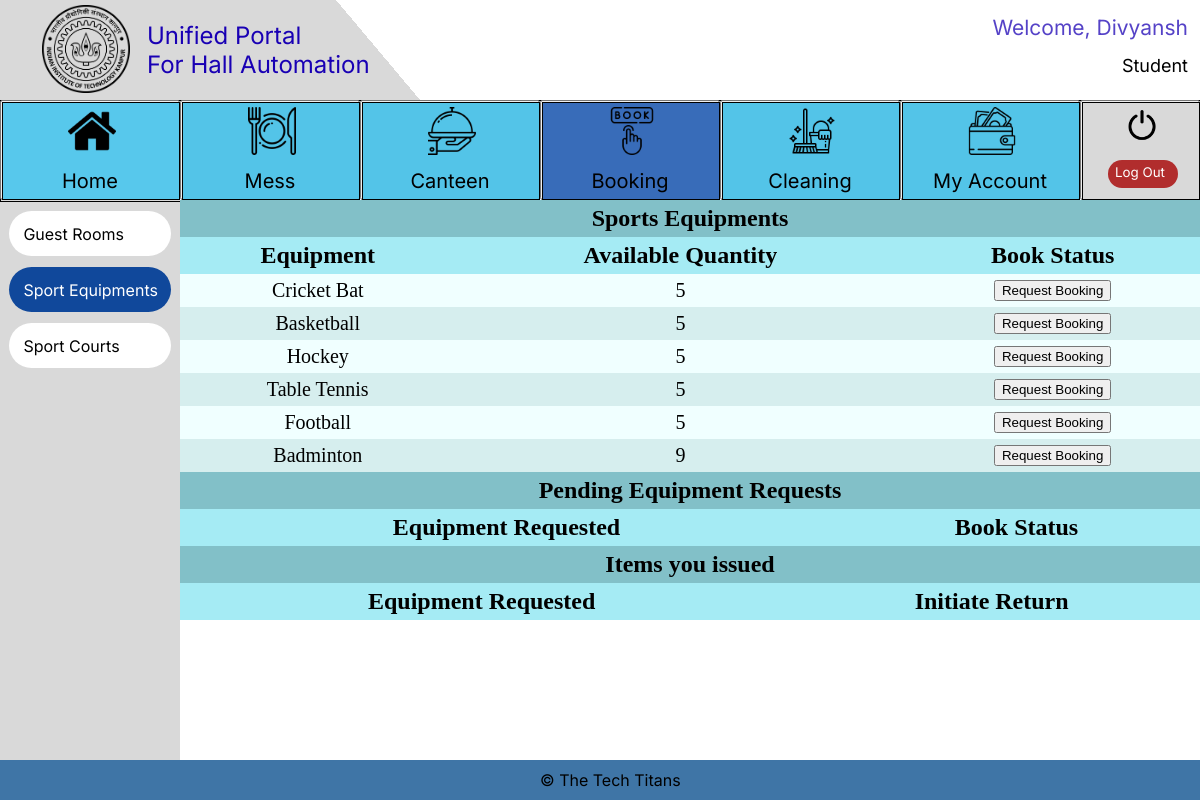
The app's page /Booking/sports_equipments (signed in), older data.
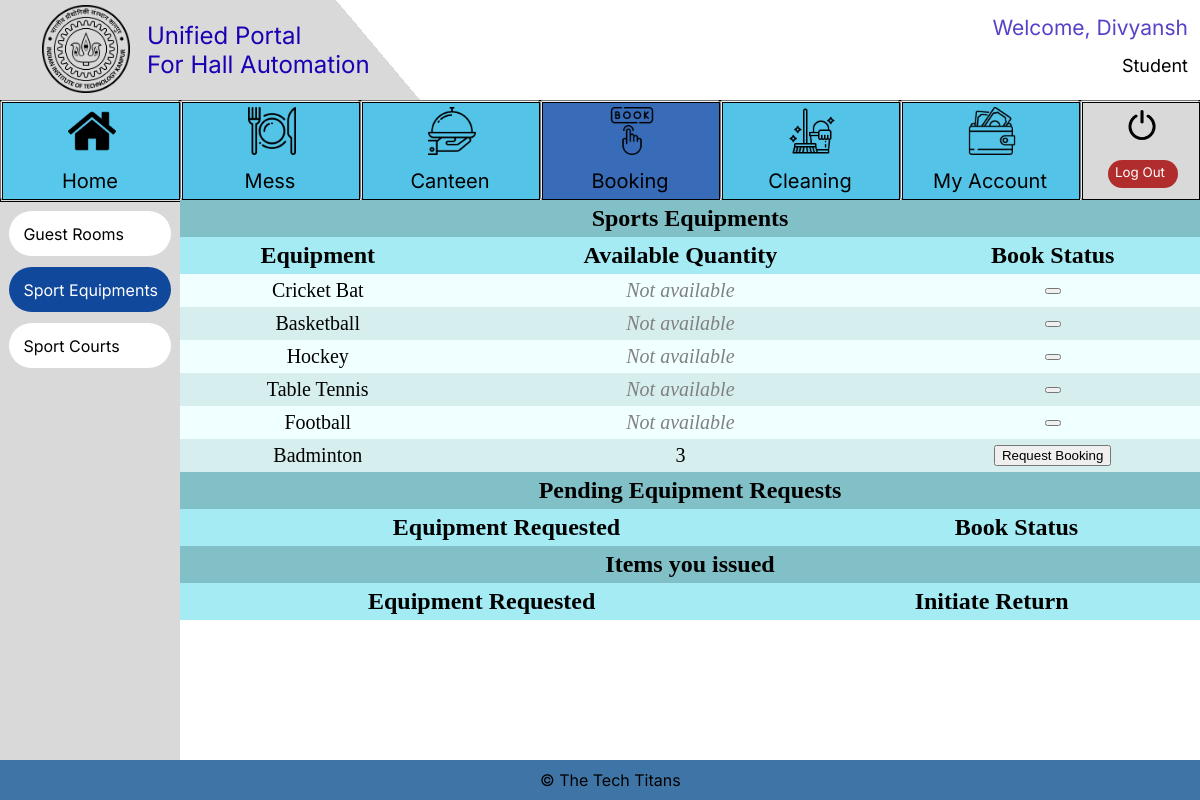
The same page, newer data.
### Booking/models.py (models this page shows, shortened)
class sports_equipments_registered(models.Model):
    CRICKET_BAT = 'CB'
    TABLE_TENNIS = 'TT'
    BADMINTON = 'BM'
    HOCKEY = 'HK'
    BASKETBALL = 'BB'
    FOOTBALL = 'FB'
    EQUIPMENT_CHOICES = [
        (CRICKET_BAT, 'Cricket Bat'),
        (TABLE_TENNIS, 'Table Tennis'),
        (BADMINTON, 'Badminton'),
        (BASKETBALL,  'Basketball'),
        (HOCKEY, 'Hockey'),
        (FOOTBALL, 'Football')
    ]
    equipments = models.CharField(
        max_length=2,
        choices=EQUIPMENT_CHOICES,
        default=CRICKET_BAT
    )
    quantity = models.IntegerField()

### Booking/views.py (the view, shortened to what this page needs)
# urls.py: path('sports_equipments', views.sports_equipments, name='sports_equipments'),
def sports_equipments(request):  # student\
    if request.user.designation == "Student":
        items = sports_equipments_registered.objects.all()
        context = {
            "cricket_item": sports_equipments_registered.objects.get(equipments="CB"),
            "table_tennis_item": sports_equipments_registered.objects.get(
                equipments="TT"
            ),
            "badminton_item": sports_equipments_registered.objects.get(equipments="BM"),
            "hockey_item": sports_equipments_registered.objects.get(equipments="HK"),
            "basketball_item": sports_equipments_registered.objects.get(
                equipments="BB"
            ),
            "football_item": sports_equipments_registered.objects.get(equipments="FB"),
            "request_querry": sports_equipments_request.objects.filter(
                username=request.user.username, secy_validation="NO"
            ),
            "validated_request_querry": sports_equipments_request.objects.filter(
                username=request.user.username, secy_validation="YES"
            ),
            "messages": messages.get_messages(request),
        }
        return render(request, "sports_equipments.html", context)
    else:
        return render(request, "Error.html")

### Booking/templates/sports_equipments.html (shortened to what the changed rows need)
{%include "student_base.html"%} {%load static%}
<html lang="en">
  <head>
    <link rel="stylesheet" href="{%static 'styles.css'%}" />
  </head>
  <body>
    <div class="main_div">
    <table cellspacing="0" cellpadding="5em">
      <tr><th colspan = "4" style="font-size: 24px;text-align: center;background-color: rgba(
        62.92744293808937,
        153.59830677509308,
        165.96249371767044,
        0.6200000047683716
      );">Sports Equipments</th></tr>
      <tr>
        <th style="text-align: center;">Equipment</th>
        <th style="text-align: center;">Available Quantity</th>
        <th style="text-align: center;">Book Status</th>
      </tr>
      <tr>
          {% if cricket_item.quantity > 0 %}
          <form method='post' action='sports_equipments'>
          <td>{{cricket_item.quantity}}</td>
          <td><input type='submit' name='submit'  value="Request Booking" required></input></td>
        </form>
          {% else %}
          <td><font color='grey'><i>Not available</i></font></td>
          <td><button type='submit' name='submit'  value="Item is booked" ></button></td>
          {% endif %}
      </tr>
      <tr>
          {% if basketball_item.quantity > 0 %}
          <form method='post' action='sports_equipments'>
          <td>{{basketball_item.quantity}}</td>
          <td><input type='submit' name='submit'  value="Request Booking" required></input></td>
        </form>
          {% else %}
          <td><font color='grey'><i>Not available</i></font></td>
          <td><button type='submit' name='submit'  value="Item is booked" ></button></td>
          {% endif %}
      </tr>
      <tr>
          {% if hockey_item.quantity > 0 %}
          <form method='post' action='sports_equipments'>
          <td>{{hockey_item.quantity}}</td>
          <td><input type='submit' name='submit'  value="Request Booking" required></input></td>
        </form>
          {% else %}
          <td><font color='grey'><i>Not available</i></font></td>
          <td><button type='submit' name='submit'  value="Item is booked"></button></td>
          {% endif %}
      </tr>
      <tr>
          {% if table_tennis_item.quantity > 0 %}
          <form method='post' action='sports_equipments'>
          <td>{{table_tennis_item.quantity}}</td>
          <td><input type='submit' name='submit'  value="Request Booking" required></input></td>
        </form>
          {% else %}
          <td><font color='grey'><i>Not available</i></font></td>
          <td><button type='submit' name='submit'  value="Item is booked"></button></td>
          {% endif %}
      </tr>
      <tr>
          {% if football_item.quantity > 0 %}
          <form method='post' action='sports_equipments'>
            <td>{{football_item.quantity}}</td>
            <td><input type='submit' name='submit'  value="Request Booking" required></input></td>
          </form>
          {% else %}
          <td><font color='grey'><i>Not available</i></font></td>
          <td><button type='submit' name='submit'  value="Item is booked"></button></td>
          {% endif %}
  </tr>
  <tr>
      {% if badminton_item.quantity > 0 %}
      <form method='post' action='sports_equipments'>
        <td>{{badminton_item.quantity}}</td>
        <td><input type='submit' name='submit'  value="Request Booking" required></input></td>
      </form>
          {% else %}
          <td><font color='grey'><i>Not available</i></font></td>
          <td><button type='submit' name='submit'  value="Item is booked" required></button></td>
          {% endif %}
  </tr>
    </table>
    <table cellspacing="0" cellpadding="5em">
      <tr><th colspan = "3" style="font-size: 24px;text-align: center;background-color: rgba(
        62.92744293808937,
        153.59830677509308,
        165.96249371767044,
        0.6200000047683716
      );">Pending Equipment Requests</th></tr>
      <tr>
        <th style="text-align: center;">Equipment Requested</th>
        <th style="text-align: center;">Book Status</th>
      </tr>
    </table>
    <table cellspacing="0" cellpadding="5em">
      <tr><th colspan = "3" style="font-size: 24px;text-align: center;background-color: rgba(
        62.92744293808937,
        153.59830677509308,
        165.96249371767044,
        0.6200000047683716
      );">Items you issued</th></tr>
      <tr>
        <th style="text-align: center;">Equipment Requested</th>
        <th style="text-align: center;">Initiate Return</th>
      </tr>
    </table>
  </div>
  </body>
</html>

Row changes from the older to the newer data that the page shows:
removed sports_equipments_registered: quantity "5"
removed sports_equipments_registered: quantity "5"
removed sports_equipments_registered: quantity "5"
removed sports_equipments_registered: quantity "5"
removed sports_equipments_registered: quantity "5"
removed sports_equipments_registered: quantity "9"
added sports_equipments_registered: quantity "3"
Text that changed along with them:
form field submit: "Request Booking" → (not shown)
text now shown: "Not available Not available Not available Not available Not available"
